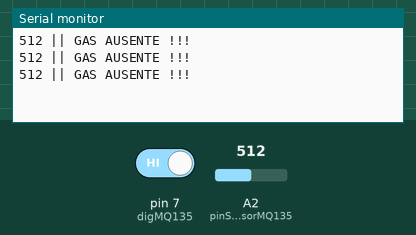
This sketch was run on a simulated Arduino Uno, built with avr-gcc and run on an emulated ATmega328P. Shown: the last lines printed to the serial monitor. The inputs (shaded band) are chosen by the test bench; at power-on: pin 7 (digMQ135) HIGH, A2 (pinSensorMQ135) = 512.

Above: at 1.3 s.
1.4 s: pin 7 (digMQ135) driven LOW
At 1.9 s:
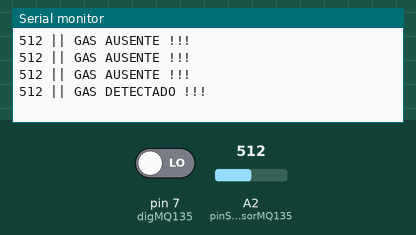
3.5 s: A2 (pinSensorMQ135) set to 716
At 3.9 s:
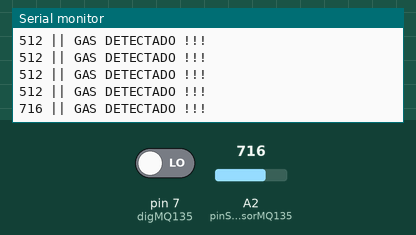
5.0 s: A2 (pinSensorMQ135) set to 900
At 5.4 s:
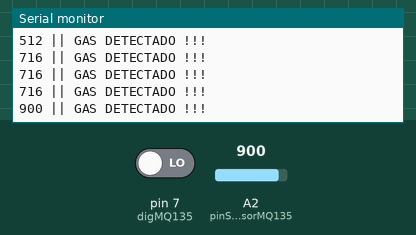
6.5 s: pin 7 (digMQ135) driven HIGH
At 6.9 s:
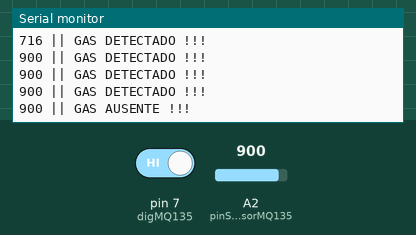
Timing chart, 0 to 9.0 s (numbered marks = the images above; inputs shaded):
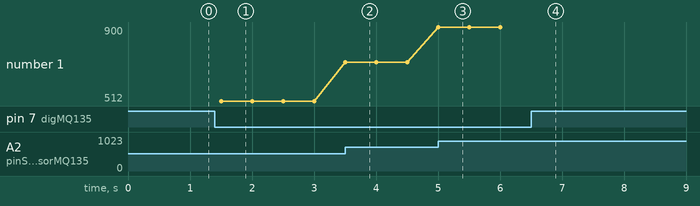

The sketch:

sensores_todos.ino
```cpp
//Temperatura
#include <OneWire.h>
#include <DallasTemperature.h>
OneWire pinTempA(3);  // transmissão de dados pro sensor
OneWire pinTempB(4);  // transmissão de dados pro sensor
DallasTemperature barramentoA(&pinTempA); // representa o barramento de
DallasTemperature barramentoB(&pinTempB); // sensores em nosso código
DeviceAddress sensorTempA;
DeviceAddress sensorTempB;
float tempA = 0;
float tempB = 0;

//MQ-2
int pinSensorMQ2 = A1; //Pino Sensor MQ-2
int valDesarmMQ2 = 30; //Variável para selecionar a quantidade de Gás/Fumaça detectada
int valorMQ2 = 0;

//MQ135
#define pinSensorMQ135 A2
#define digMQ135 7
int valMQ135 = 0;
int valDigMQ135 = 0;

//Nível
int pinSensorNivel = 10;
int valNivel = 0;

//Umidade
#define pinSensorUmidA A0
#define pinSensorUmidB A3
int valUmidA = 0;
int valUmidB= 0;

void setup() {
  // put your setup code here, to run once:
  Serial.begin(9600);
  //setupMQ2();
  setupMQ135();
  //setupNivel();
  //setupTemp();
  //setupUmid();
}

void loop() {
  // put your main code here, to run repeatedly:
  //loopMQ2();
  loopMQ135();
  //loopNivel();
  //loopTemp();
  //loopUmid();
}

void setupMQ2(){
  pinMode(pinSensorMQ2, INPUT);
}

void setupMQ135(){
  pinMode(pinSensorMQ135, INPUT);
  pinMode(digMQ135, INPUT);
}

void loopMQ2(){
   valorMQ2 = analogRead(pinSensorMQ2); //Faz a leitura da entrada do sensor
   Serial.println(valorMQ2);
   valorMQ2 = map(valorMQ2, 0, 1023, 0, 100); //Faz a conversão da variável para porcentagem
   Serial.println(valorMQ2); //Escreve o valor na porta Serial
   if (valorMQ2>=valDesarmMQ2){ //Condição, se valor continuar maior que ValDesarm faça:
    Serial.println("aaaaaaaaaaaa");
  }
  delay(1000);
}

void loopMQ135(){
  valMQ135 = analogRead(pinSensorMQ135);
   valDigMQ135 = digitalRead(digMQ135);  // lê o valor do sensor
   Serial.print(valMQ135);
   Serial.print(" || ");
   if(valDigMQ135 == 0)
      Serial.println("GAS DETECTADO !!!");
   else
      Serial.println("GAS AUSENTE !!!");
   delay(500);
}

void setupNivel(){
  pinMode(pinSensorNivel, INPUT);
}

void loopNivel(){
   valNivel = digitalRead(pinSensorNivel);
  //se var sensor for 0, ainda não chegou no nível do sensor e se for 1 chegou
  if(valNivel == 0){
    Serial.println("Vazio");
  }else{
    Serial.println("Cheio");
  }
  delay(1000);
}

void setupTemp(){
  barramentoA.begin();
   barramentoB.begin();
   barramentoA.getAddress(sensorTempA, 0);
   barramentoB.getAddress(sensorTempB, 0);
}

void loopTemp(){
   barramentoA.requestTemperatures();
   tempA = barramentoA.getTempC(sensorTempA);
   Serial.print("Sensor 1: ");
   Serial.println(tempA);
   barramentoB.requestTemperatures();
   tempB = barramentoB.getTempC(sensorTempB);
   Serial.print("Sensor 2: ");
   Serial.println(tempB);
   delay(500);
}

void setupUmid(){
  pinMode(pinSensorUmidA, INPUT);
  pinMode(pinSensorUmidB, INPUT);
}

void loopUmid(){
   // Faz a leitura do sensor
  valUmidA = analogRead(pinSensorUmidA);
  valUmidB = analogRead(pinSensorUmidB);
  // Exibe o valor lido no monitor serial

   Serial.print("Umid1: ");
  Serial.println(valUmidA);
  Serial.print("Umid2: ");
  Serial.println(valUmidB);
  Serial.println();

  valUmidA = map(valUmidA, 690, 410, 0, 100);
  valUmidB = map(valUmidB, 670, 390, 0, 100);

   Serial.print("Umid1: ");
  Serial.println(valUmidA);
  Serial.print("Umid2: ");
  Serial.println(valUmidB);
  Serial.println();

  //Cria um pequeno atraso entre cada medição
  delay(1400);
}
```

Measured:
- after the input at 1.4 s, the serial monitor: prints a new line after 0.10 s (image 1)
- after the input at 3.5 s, the serial monitor: prints a new line at once (image 2)
- after the input at 5.0 s, the serial monitor: prints a new line at once (image 3)
- after the input at 6.5 s, the serial monitor: prints a new line at once (image 4)
- plotted number 1: 512 → 716 after the input at 3.5 s, 716 → 900 after the input at 5.0 s
